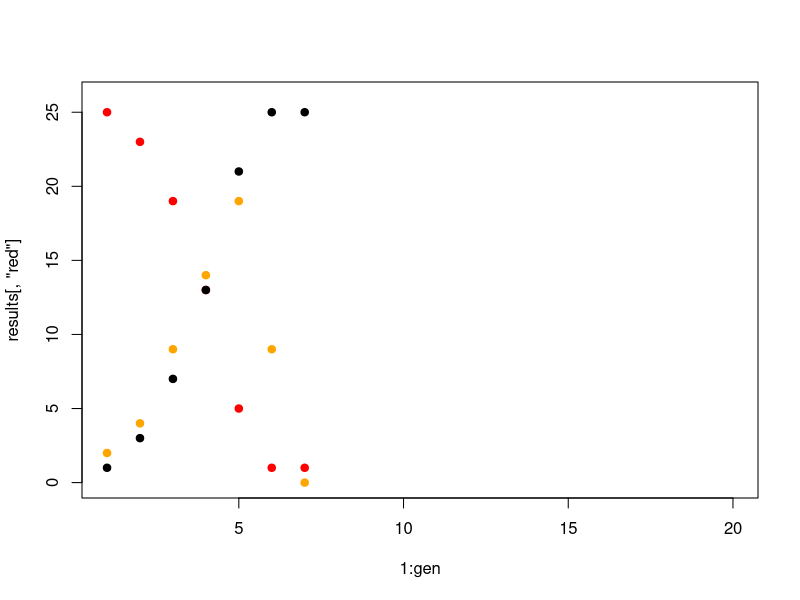

This figure's R source:
N = 26
pop = rep("red", N)
gen = 20
results = matrix(NA, nrow= gen, ncol = 3, dimnames = list(NULL, c("red", "black", "infections")))

n_infected = 1
for(i in 1:gen){
  pop = sample(pop)
  new_infected = floor(2.4 * sum(pop[1:n_infected] == "red"))
  if(n_infected == 0) break
  pop[1:n_infected] = "black"
  n_infected = new_infected
  counts = table(pop)
  results[i, "red"] = counts["red"]
  results[i, "black"] = counts["black"]
  results[i, "infections"] = new_infected
}

plot(1:gen, results[,"red"], col = "red", pch = 19, ylim = c(0, N))
points(1:gen, results[,"black"], col = "black", pch = 19)
points(1:gen, results[,"infections"], col = "orange", pch = 19)
